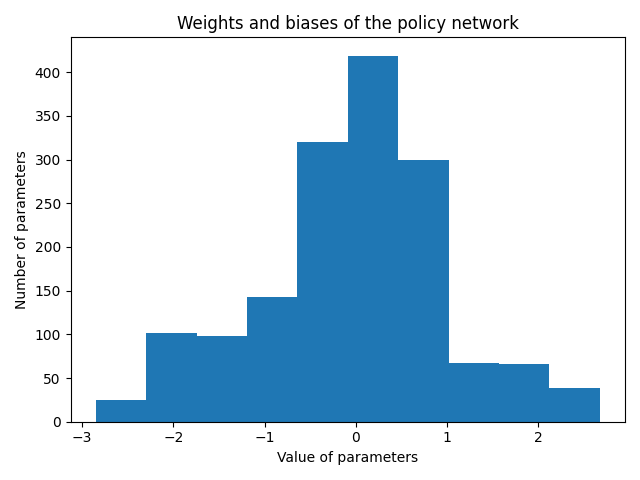
#> input picture drl_for_hanabi/experiments/analyze/view_params/nn_params_exp4_0.png, 640 x 480 px; its folder holds only this picture in this run
$ python -i plot_repeats.py   (imports and definitions only)
#> lines starting #> are read from the running program, lines starting #| are printed output that depends on the picture
import os
from datetime import datetime
import numpy as np
import pandas as pd
import matplotlib.pyplot as plt
import seaborn as sns
import glob
from typing import Union
from plot_training import put_ratios_and_biases_into_df


# [183 lines left out: functions find_max_session_nr, get_data_per_session, set_algorithm_label, get_datasets, remove_unnecessary_epochs, compute_avg_bias_last_epoch and 6 more, not called in this run]


def plot_data(data, xaxis='epoch', value='returns', condition="algorithm", unit="sub_exp", smooth=1, max_epoch='max', **kwargs):
    if smooth > 1:
        if value in ['3probs', 'bias', 'bias_all']:
            for v in ['play_prob', 'discard_prob', 'hint_prob', 'bias_play', 'bias_discard']:
                data = smooth_the_data(data, v, smooth)
        else:
            data = smooth_the_data(data, value, smooth)
    if isinstance(data, list):
        data = pd.concat(data, ignore_index=True)
    plt.figure()
    sns.set(style="darkgrid", font_scale=1.5)

    xscale = np.max(np.asarray(data[xaxis])) > 5e3
    if xscale:
        # Just some formatting niceness: x-axis scale in scientific notation if max x is large
        plt.ticklabel_format(style='sci', axis='x', scilimits=(0, 0))

    if value == 'scores':
        make_standard_tsplot(data, xaxis, value, condition, unit)
        plt.ylim(0, 25)
        plt.ylabel('score')
    elif value == 'scores_separate':
        make_separate_scores_plot(data)
    elif value == 'lives':
        sns.tsplot(data=data, time=xaxis, value=value, condition=condition, unit=unit, ci='sd', **kwargs)
        plt.ylabel("life tokens")
        plt.legend(loc='upper center', ncol=6, handlelength=1, borderaxespad=-2, prop={'size': 13})
        plt.tight_layout(pad=0.5)
    elif value == 'fireworks':
        make_fireworks_and_scores_plot(data)
    elif value == '3probs':
        for v_idx, value in enumerate(['play_prob', 'discard_prob', 'hint_prob']):
            color = sns.color_palette()[3 + v_idx]
            sns.tsplot(data=data, time=xaxis, value=value, condition=condition, unit=unit, ci='sd', color=color, **kwargs)
        plt.legend(["play", "discard", "hint"])
        # plt.ylabel("average policy probabilities")
        plt.ylabel('')
        plt.title("Average policy probabilities")
        plt.ylim(bottom=0)
        plt.tight_layout(pad=0.5)
    elif value == 'bias':
        for v_idx, value in enumerate(['bias_play', 'bias_discard']):
            color = sns.color_palette()[3 + v_idx]
            sns.tsplot(data=data, time=xaxis, value=value, condition=condition, unit=unit, ci='sd', color=color, **kwargs)
        plt.legend(["play bias", "discard bias"])
        plt.ylabel('bias')
        # plt.title("Average policy probabilities")
        plt.ylim(bottom=0)
        plt.tight_layout(pad=0.5)
    elif value == 'bias_all':
        make_bias_plots(data)
    elif value in ['bias_play', 'bias_discard']:
        sns.tsplot(data=data, time=xaxis, value=value, condition=condition, unit=unit, ci='sd', **kwargs)
        plt.ylim(bottom=0)
        plt.ylabel('play bias') if value == 'bias_play' else plt.ylabel('discard bias')
        plt.legend(loc='upper center', ncol=6, handlelength=1, borderaxespad=-2, prop={'size': 13})
        plt.tight_layout(pad=0.5)
    elif value == 'entropy':
        make_standard_tsplot(data, xaxis, value, condition, unit)
        plt.ylim(bottom=0)
    else:
        make_standard_tsplot(data, xaxis, value, condition, unit)

    # [6 lines of commented-out code are left out]


# [41 lines left out: functions make_avg_probs_histogram, make_one_plot, save_figure, not called in this run]


# [55 lines not run here, left out]

>>> import cv2
>>> picture = cv2.imread('../analyze/view_params/nn_params_exp4_0.png', cv2.IMREAD_GRAYSCALE)
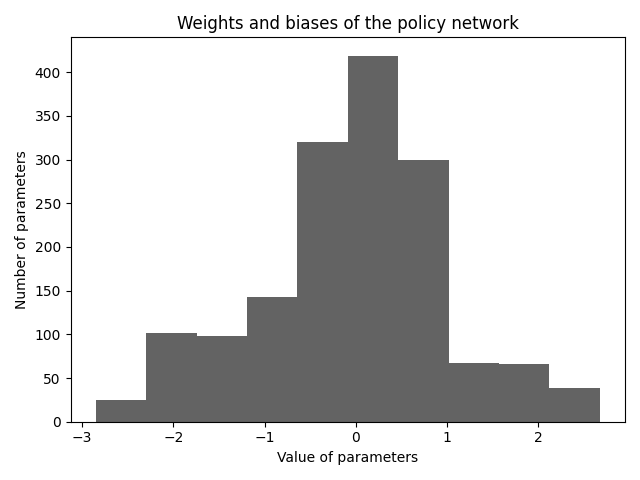
#> picture: shape (480, 640); min 0, max 255, mean 215.4
>>> result = plot_data(picture)
#> (the run stopped early here; a loop or call above may not have finished)

$ run again, on drl_for_hanabi/experiments/analyze/view_params/nn_params_exp4_8.png
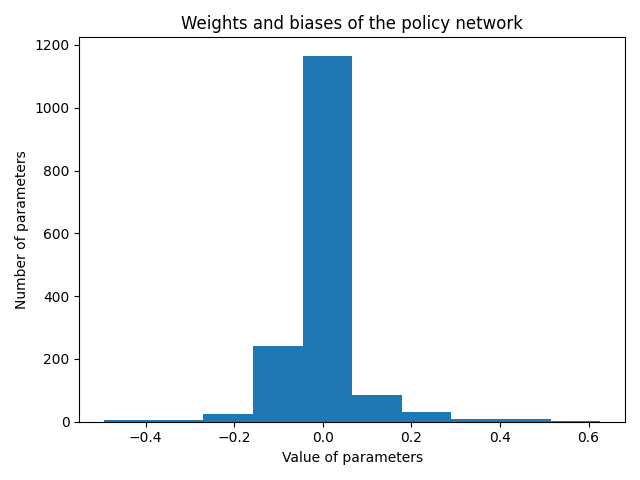
#> input picture drl_for_hanabi/experiments/analyze/view_params/nn_params_exp4_8.png, 640 x 480 px
#> `picture = cv2.imread('../analyze/view_params/nn_params_exp4_0.png', cv..`:
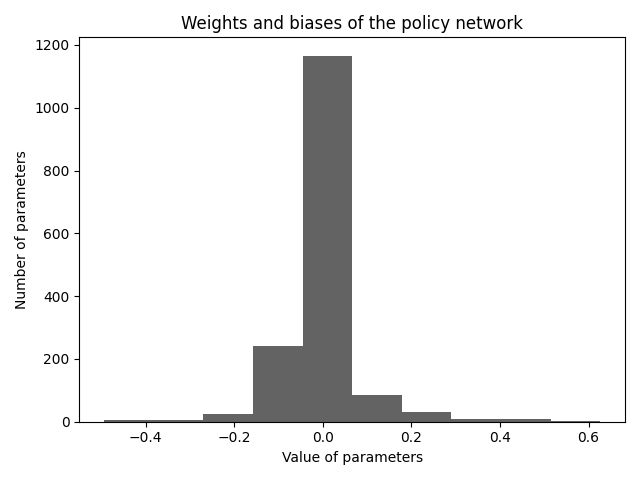
#> picture: shape (480, 640); min 0, max 255, mean 238.2
